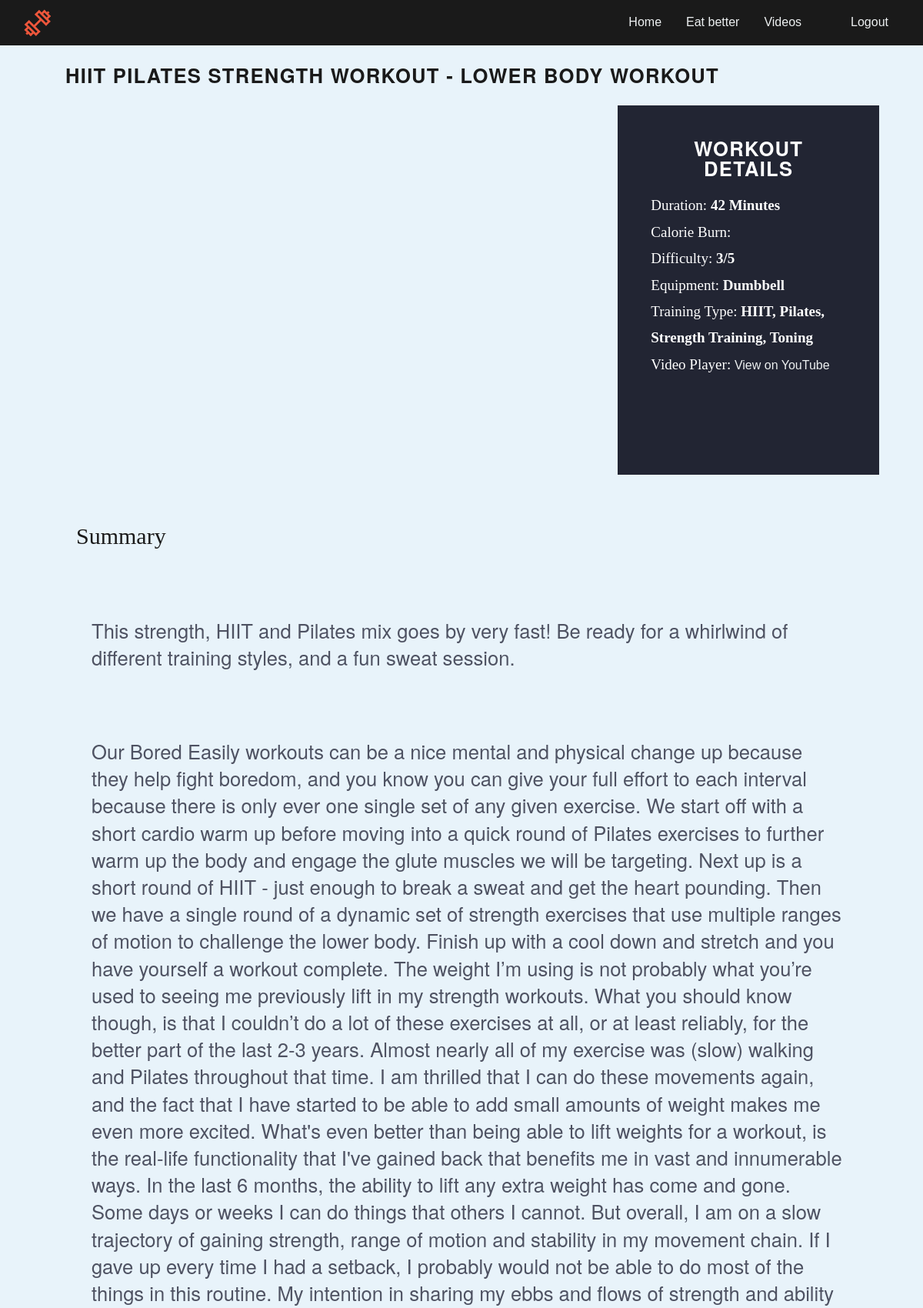
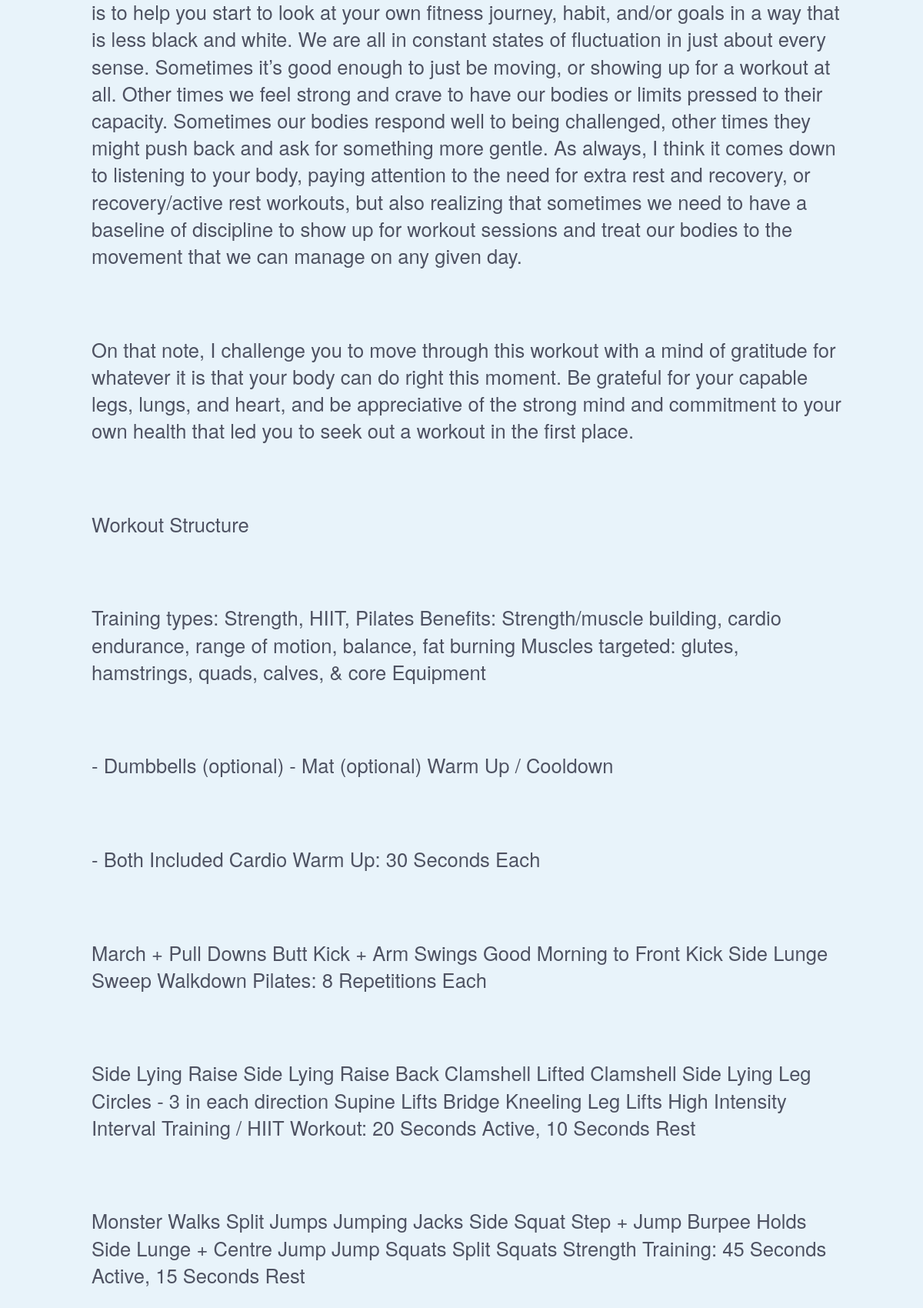
Screenshot of /play/6/ (signed in, upper part) with the database file from the repository (2 pictures, top to bottom).
### fithit/models.py (models this page shows, shortened)
class video_content(models.Model):
    video_id=models.AutoField(primary_key=True,unique=True)
    video_title=models.CharField(max_length=100,default="")
    video_category=models.CharField(max_length=50,default="")
    video_duration=models.IntegerField(default=0)
    calorie=models.CharField(max_length=40,default=0)
    w_equipment=models.CharField(max_length=60,default="")
    w_difficulty=models.CharField(max_length=60,default="")
    training_type=models.CharField(max_length=50,default="")
    youtube_link=models.CharField(max_length=200,default="")
    embed_link=models.CharField(max_length=300,default="")
    thumbnail=models.ImageField(upload_to="image/thumbnail",default="")
    video_summary=models.TextField(default="")

### fithit/views.py (the view)
# urls.py: path('play/<str:video_id>/', views.play, name='play'),
@login_required(login_url='Login_signup')
def play(request, video_id):
    fetch_video=video_content.objects.filter(video_id=video_id)
    summary=fetch_video.values_list('video_summary')
    summary=summary[0][0].split('%')
    playing={'video_data':fetch_video,'summary':summary}
    return render(request,'play.html',playing)

### fithit/templates/play.html (shortened to what this page needs)
{% extends "basenavbar.html"%}
{%load static%}
{%block content%}
<link rel="stylesheet" href="{% static 'css/style.css'%}">
<section class="css-section-play">
<a class="css-video-title" href="{{video_data.0.embed_link}}">{{video_data.0.video_title}}</a>
<div class="css-video-item">
        <iframe width="822px"height="480px" src="{{video_data.0.embed_link}}" title="YouTube video player" frameborder="0" allow="accelerometer; autoplay; clipboard-write; encrypted-media; gyroscope; picture-in-picture" allowfullscreen></iframe>
    <div class="css-video-desc">
        <h2 class="heading -x-small caps-half demi details">Workout Details</h2>
        <div class="stats">
            <ul class="details-list">
              <li>
                <span class="detail-header">Duration:</span>
                <span class="detail-value demi">{{video_data.0.video_duration}} Minutes</span>
              </li>
              <li>
                <span class="detail-header">Calorie Burn:</span>
              </li>
              <li>
                <span class="detail-header">Difficulty:</span>
                <span class="detail-value demi">{{video_data.0.w_difficulty}}</span>
              </li>
              <li>
                <span class="detail-header">Equipment:</span>
                <span class="detail-value demi">{{video_data.0.w_equipment}}</span>
              </li>
              <li>
                <span class="detail-header">Training Type:</span>
                <span class="detail-value demi">{{video_data.0.training_type}}</span>
              </li>
                              <li>
                  <span class="detail-header">Video Player:</span>
                  <span class="detail-value demi"><a class="alt-player" href="{{video_data.0.embed_link}}" target="_blank" rel="noopener noreferrer">View on YouTube</a></span>
                </li>
                          </ul>
          </div>
    </div>
</div>
</section>
<div class="css-video-summary">
  <h1 class="css-summary-heading">Summary</h1>
    <div class="css-summary-para">
      {% for i in summary %}
      <p><strong></strong><br>
        {{i}}
      </p>
      {% endfor %}
    </div>
</div>
{%endblock%}

### fithit/static/css/style.css (style rules this page uses)
* { box-sizing: border-box; margin: 0; padding: 0; }
body { margin: 0; padding: 0; }
.header li,a,button { font-family:"Monsterrat",sans-serif; font-weight: 500; font-size: 16px; color:#edf0f1; text-decoration: none; }
.css-section-play,.team-section { margin: 10px; position: relative; text-align: left; top: 65px; height: 100%; }
.css-video-title { position: relative; top: 10px; left: 75px; width: fit-content; color: #1a1a1a; font-size: 1.6rem; line-height: 26px; font-weight: 600; text-transform: uppercase; letter-spacing: 0.05em; font-family: "Maison Neue","Helvetica Neue",Helvetica,Arial,"Lucida Grande",sans-serif; }
.css-video-item { position: relative; margin: 23px; width: 96%; padding: 12px 0px 30px 47px; }
.css-video-desc { position: absolute; color: black; height: 480px;; width: 30%; left: 68%; top: 12px; padding: 43px; background-color: #222533; text-align: center; }
.heading.-x-small { font-size: 1.6rem; line-height: 26px; color: #fff; font-weight: 600; text-transform: uppercase; letter-spacing: 0.05em; font-family: "Maison Neue","Helvetica Neue",Helvetica,Arial,"Lucida Grande",sans-serif; }
.stats { -webkit-box-flex: 1; flex: 1 auto; -webkit-box-pack: justify; justify-content: space-evenly; padding-top: 18px; display: -webkit-box; display: flex; position: relative; text-align: left; }
.stats, .stats ul, .stats ul li { color: #fff; font-size: 19px; line-height: 1.7692em; }
.stats ul.details-list li { margin: 0px 0px 1px 0px; }
.stats ul.details-list { margin: 0 0 1.6rem; padding: 0; list-style: none; list-style: none; padding: 0px 0px 0px 0px; margin: 0px; }
.css-video-summary { margin-left: 79px; margin-right: 62px; margin-bottom: 104px; padding: 20px; position: relative; text-align: left; top: 50px; }
body { background-color: #e8f3fa; }
.css-summary-heading { color: #1a1a1a; font-size: 30px; font-style: bold; }
.css-summary-para { margin: 20px 20px; font-size: 1.2rem; }
.css-filter h2,h1 { font-weight: 400; line-height: 1.2em; }
.demi { font-weight: 600; }
#main-content,.css-summary-para { -webkit-box-orient: vertical; -webkit-box-direction: normal; flex-direction: column; }
#main-content p,.css-summary-para p { font-size: 1.6rem; line-height: 2.2rem; padding: 2rem 0 1.2rem; color: #4e5262; margin: 0; font-family: "Maison Neue","Helvetica Neue",Helvetica,Arial,"Lucida Grande",sans-serif; }

### rows the page displays
video_content: video_title "HIIT PILATES STRENGTH WORKOUT - LOWER BODY WORKOUT", video_duration "42", w_difficulty "3/5", w_equipment "Dumbbell", training_type "HIIT, Pilates, Strength Training, Toning"

### other values shown
{{ i }} "This strength, HIIT and Pilates mix goes by very fast! Be ready for a whirlwind of different training styles, and a fun sweat session." "Workout Structure" "- Dumbbells (optional) - Mat (optional) Warm Up / Cooldown" "- Both Included Cardio Warm Up: 30 Seconds Each" "March + Pull Downs Butt Kick + Arm Swings Good Morning to Front Kick Side Lunge Sweep Walkdown Pilates: 8 Repetitions Each" "Monster Walks Split Jumps Jumping Jacks Side Squat Step + Jump Burpee Holds Side Lunge + Centre Jump Jump Squats Split Squats Strength Training: 45 Seconds Active, 15 Seconds Rest"
